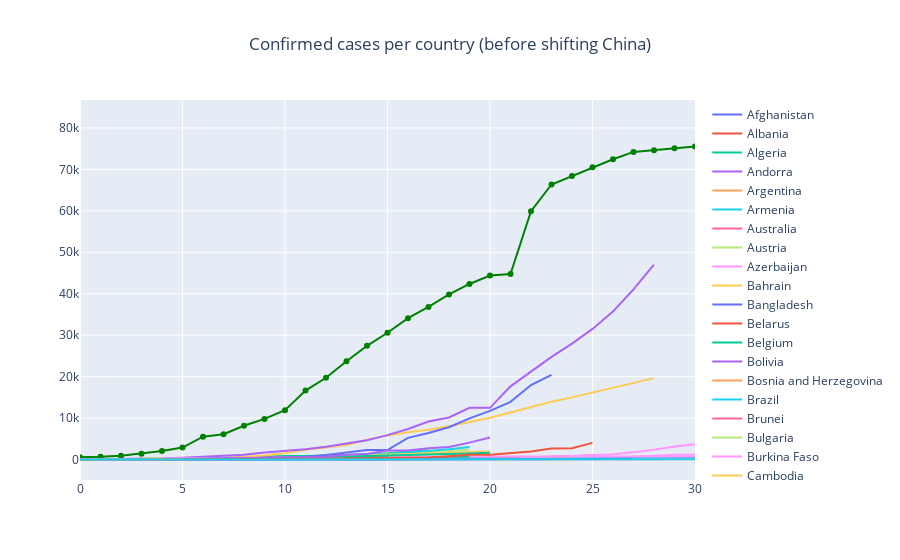

The notebook cell this image was saved under:
### Code cell
countries = normalized.index
plot_ts_plotly(normalized, countries,'Confirmed cases per country (before shifting China)')
